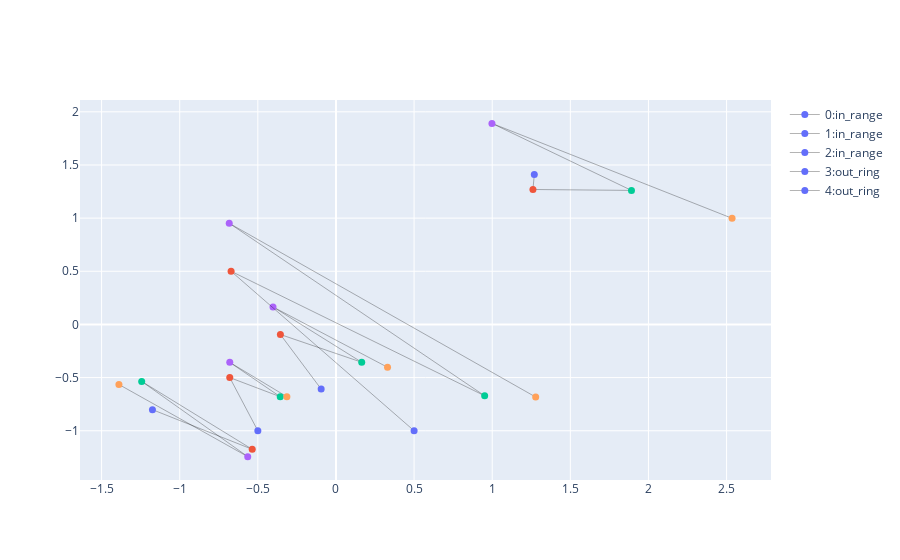

The code cell stored with this chart in its notebook:
### Code cell
# helped by chatgpt ✡️
colors = px.colors.qualitative.Plotly[:10]
relevant_layers = [0, 2, 4, 6, 8]
in_or_out = lambda i: "in_range" if i < 3 else "out_ring"
fig = go.Figure()
for i in range(out.size(1)):
    fig.add_trace(
        go.Scatter(
            x=out[relevant_layers, i, 0],
            y=out[relevant_layers, i, 1],
            mode="lines+markers",
            name=f"{i}:{in_or_out(i)}",
            marker=dict(size=7, color=colors[:5]),
            line=dict(width=0.3,color="#000000"),
            text = [f"layer {layer} point {i}" for layer in relevant_layers]
        )
    )
fig.show()

### Figure 1 — Plotly figure (JSON) as saved in the notebook; plotly's stock layout.template omitted (floating-point values rounded to 4 significant figures)
{"data": [{"line": {"color": "#000000", "width": 0.3}, "marker": {"color": ["#636EFA", "#EF553B", "#00CC96", "#AB63FA", "#FFA15A"], "size": 7}, "mode": "lines+markers", "name": "0:in_range", "text": ["layer 0 point 0", "layer 2 point 0", "layer 4 point 0", "layer 6 point 0", "layer 8 point 0"], "type": "scatter", "x": [-1.175, -0.536, -1.243, -0.5647, -1.389], "y": [-0.8017, -1.175, -0.536, -1.243, -0.5647]}, {"line": {"color": "#000000", "width": 0.3}, "marker": {"color": ["#636EFA", "#EF553B", "#00CC96", "#AB63FA", "#FFA15A"], "size": 7}, "mode": "lines+markers", "name": "1:in_range", "text": ["layer 0 point 1", "layer 2 point 1", "layer 4 point 1", "layer 6 point 1", "layer 8 point 1"], "type": "scatter", "x": [1.269, 1.261, 1.891, 0.9983, 2.535], "y": [1.41, 1.269, 1.261, 1.891, 0.9983]}, {"line": {"color": "#000000", "width": 0.3}, "marker": {"color": ["#636EFA", "#EF553B", "#00CC96", "#AB63FA", "#FFA15A"], "size": 7}, "mode": "lines+markers", "name": "2:in_range", "text": ["layer 0 point 2", "layer 2 point 2", "layer 4 point 2", "layer 6 point 2", "layer 8 point 2"], "type": "scatter", "x": [-0.09475, -0.3557, 0.1648, -0.403, 0.33], "y": [-0.6081, -0.09475, -0.3557, 0.1648, -0.403]}, {"line": {"color": "#000000", "width": 0.3}, "marker": {"color": ["#636EFA", "#EF553B", "#00CC96", "#AB63FA", "#FFA15A"], "size": 7}, "mode": "lines+markers", "name": "3:out_ring", "text": ["layer 0 point 3", "layer 2 point 3", "layer 4 point 3", "layer 6 point 3", "layer 8 point 3"], "type": "scatter", "x": [-0.5, -0.6798, -0.3567, -0.6797, -0.3141], "y": [-1, -0.5, -0.6798, -0.3567, -0.6797]}, {"line": {"color": "#000000", "width": 0.3}, "marker": {"color": ["#636EFA", "#EF553B", "#00CC96", "#AB63FA", "#FFA15A"], "size": 7}, "mode": "lines+markers", "name": "4:out_ring", "text": ["layer 0 point 4", "layer 2 point 4", "layer 4 point 4", "layer 6 point 4", "layer 8 point 4"], "type": "scatter", "x": [0.5, -0.6712, 0.9517, -0.6831, 1.278], "y": [-1, 0.5, -0.6712, 0.9517, -0.6831]}], "layout": {}}
